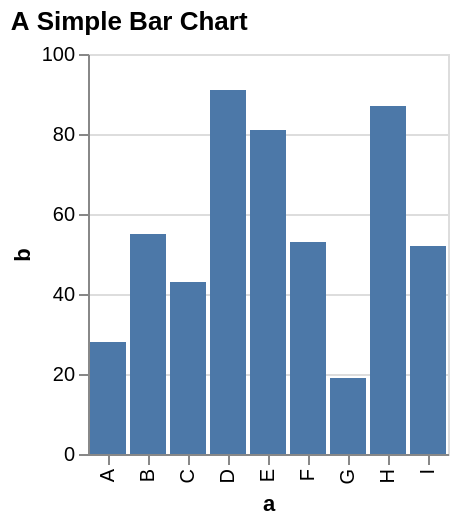

The specification (Vega-Lite) saved for this image:
### Vega specification from a JSON file in a GitHub repository (floating-point values rounded to 4 significant figures)
{"$schema": "https://vega.github.io/schema/vega/v5.json", "background": "white", "padding": 5, "height": 200, "title": {"text": "A Simple Bar Chart", "anchor": "start"}, "style": "cell", "data": [{"name": "source_0", "values": [{"a": "A", "b": 28}, {"a": "B", "b": 55}, {"a": "C", "b": 43}, {"a": "D", "b": 91}, {"a": "E", "b": 81}, {"a": "F", "b": 53}, {"a": "G", "b": 19}, {"a": "H", "b": 87}, {"a": "I", "b": 52}]}, {"name": "data_0", "source": "source_0", "transform": [{"type": "stack", "groupby": ["a"], "field": "b", "sort": {"field": [], "order": []}, "as": ["b_start", "b_end"], "offset": "zero"}, {"type": "filter", "expr": "isValid(datum[\"b\"]) && isFinite(+datum[\"b\"])"}]}], "signals": [{"name": "x_step", "value": 20}, {"name": "width", "update": "bandspace(domain('x').length, 0.1, 0.05) * x_step"}], "marks": [{"name": "marks", "type": "rect", "style": ["bar"], "from": {"data": "data_0"}, "encode": {"update": {"fill": {"value": "#4c78a8"}, "ariaRoleDescription": {"value": "bar"}, "description": {"signal": "\"a: \" + (isValid(datum[\"a\"]) ? datum[\"a\"] : \"\"+datum[\"a\"]) + \"; b: \" + (format(datum[\"b\"], \"\"))"}, "x": {"scale": "x", "field": "a"}, "width": {"scale": "x", "band": 1}, "y": {"scale": "y", "field": "b_end"}, "y2": {"scale": "y", "field": "b_start"}}}}], "scales": [{"name": "x", "type": "band", "domain": {"data": "data_0", "field": "a", "sort": true}, "range": {"step": {"signal": "x_step"}}, "paddingInner": 0.1, "paddingOuter": 0.05}, {"name": "y", "type": "linear", "domain": {"data": "data_0", "fields": ["b_start", "b_end"]}, "range": [{"signal": "height"}, 0], "nice": true, "zero": true}], "axes": [{"scale": "y", "orient": "left", "gridScale": "x", "grid": true, "tickCount": {"signal": "ceil(height/40)"}, "domain": false, "labels": false, "aria": false, "maxExtent": 0, "minExtent": 0, "ticks": false, "zindex": 0}, {"scale": "x", "orient": "bottom", "grid": false, "title": "a", "labelAlign": "right", "labelAngle": 270, "labelBaseline": "middle", "zindex": 0}, {"scale": "y", "orient": "left", "grid": false, "title": "b", "labelOverlap": true, "tickCount": {"signal": "ceil(height/40)"}, "zindex": 0}], "config": {"normalizedNumberFormat": ".2%"}}
